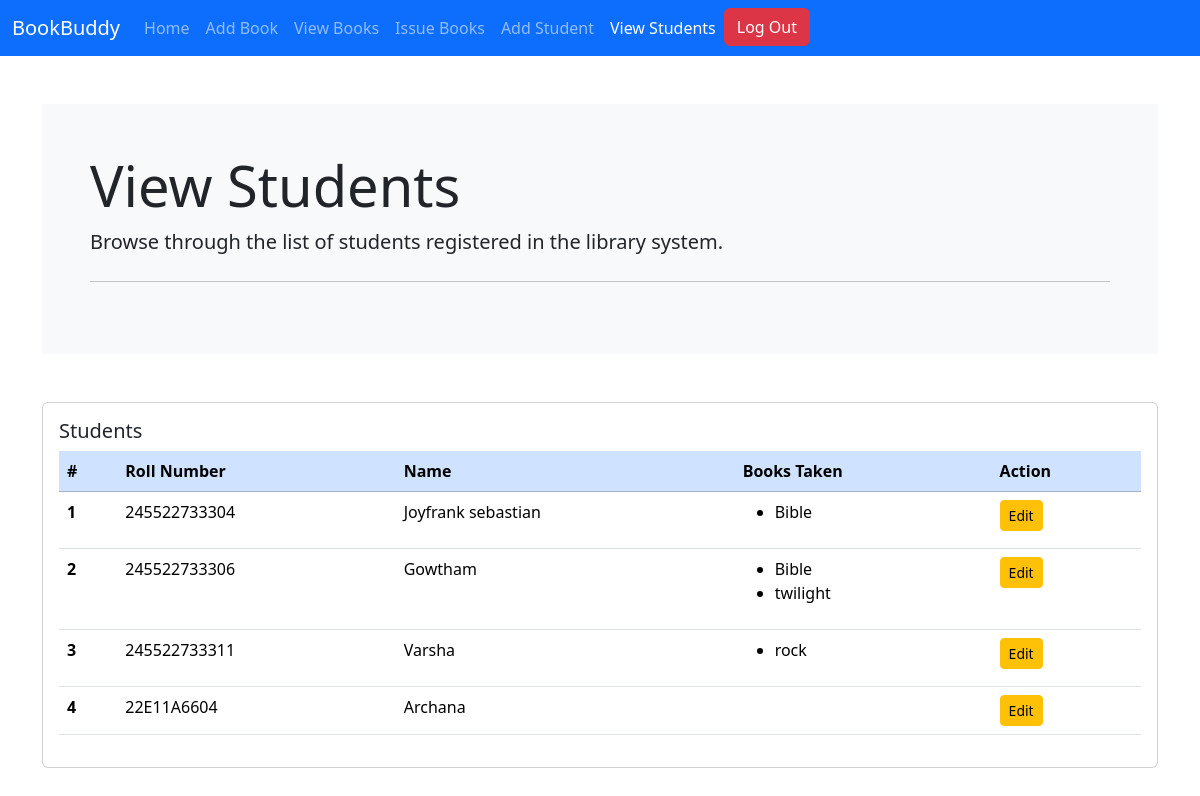
/viewstudents/ (signed in), run on an earlier commit of the app's database.
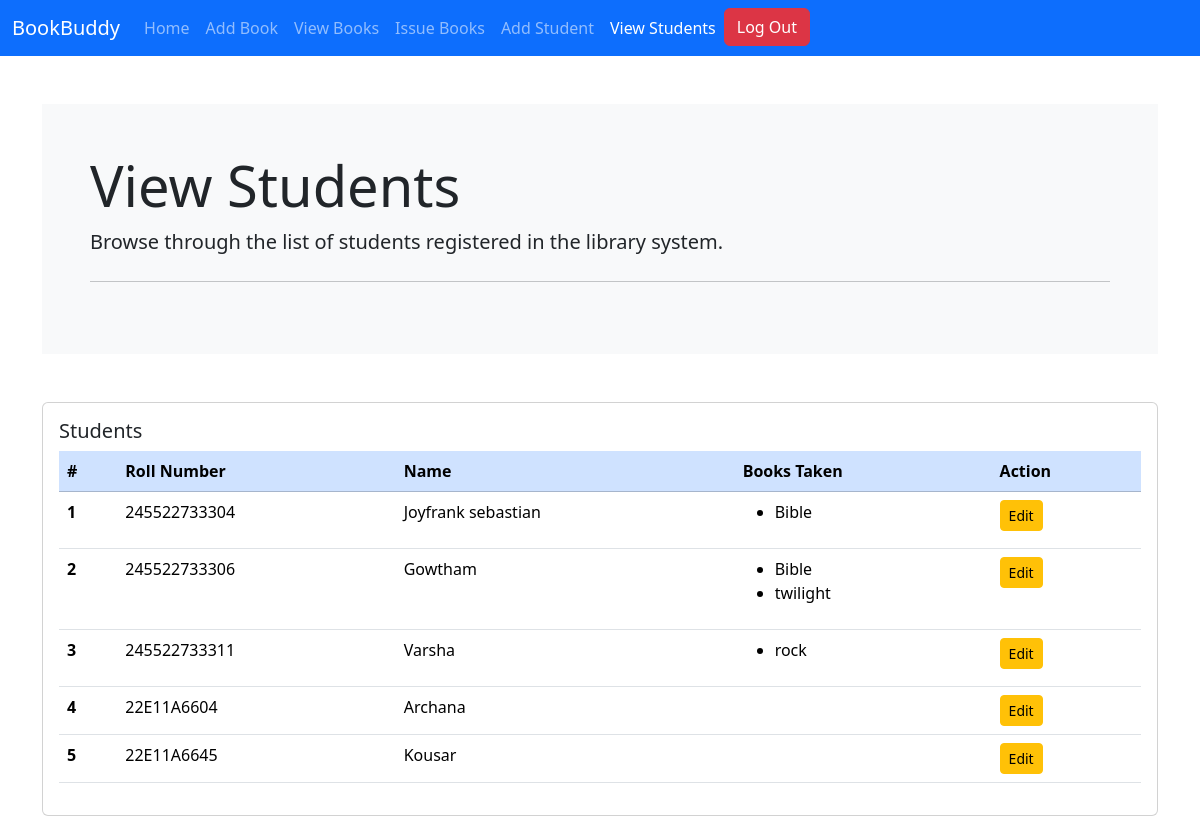
And on a later commit of the database.
### LMS/models.py (models this page shows, shortened)
class Student(models.Model):
    roll_number = models.CharField(max_length=20, unique=True)
    name = models.CharField(max_length=100)
    books_taken = models.ManyToManyField('Book', blank=True, related_name='students_taken')

class Book(models.Model):
    title = models.CharField(max_length=100)
    author = models.CharField(max_length=100)
    isbn = models.CharField(max_length=100)
    price = models.IntegerField()
    borrowed_by = models.ManyToManyField(Student, blank=True, related_name='books_borrowed')

### LMS/views.py (the view)
# urls.py: path('viewstudents/', view_students, name='view_students'),
@login_required
def view_students(request):
    students = Student.objects.all()
    return render(request, 'viewstudents.html', {'students': students})

### templates/viewstudents.html (shortened to what this page needs)
<!doctype html>
<html lang="en">
  <head>
    <link href="https://cdn.jsdelivr.net/npm/bootstrap@5.3.3/dist/css/bootstrap.min.css" rel="stylesheet">
  </head>
  <body>
    <nav class="navbar navbar-expand-lg bg-primary" data-bs-theme="dark">
      <div class="container-fluid">
        <a class="navbar-brand" href="/">BookBuddy</a>
        <div class="collapse navbar-collapse" id="navbarNavDropdown">
          <ul class="navbar-nav">
            <li class="nav-item">
              <a class="nav-link" aria-current="page" href="/">Home</a>
            </li>
            <li class="nav-item">
              <a class="nav-link" href="/addbook">Add Book</a>
            </li>
            <li class="nav-item">
              <a class="nav-link" href="/viewbooks">View Books</a>
            </li>
            <li class="nav-item">
              <a class="nav-link" href="/issuebooks">Issue Books</a>
            </li>
            <li class="nav-item">
              <a class="nav-link" href="/addstudent">Add Student</a>
            </li>
            <li class="nav-item">
              <a class="nav-link active" href="/viewstudents">View Students</a>
            </li>
<li class="nav-item">
    <li class="nav-item">
    <button type="button" class="btn btn-danger" onclick="window.location.href='{% url 'logout' %}';">Log Out</button>
</li>
</li>
          </ul>
        </div>
      </div>
    </nav>
    <div class="container mt-5">
      <div class="jumbotron bg-light p-5">
        <h1 class="display-4">View Students</h1>
        <p class="lead">Browse through the list of students registered in the library system.</p>
        <hr class="my-4">
      </div>
      <div class="card mt-5">
        <div class="card-body">
          <h5 class="card-title">Students</h5>
          <table class="table table-hover">
            <thead class="table-primary">
              <tr>
                <th scope="col">#</th>
                <th scope="col">Roll Number</th>
                <th scope="col">Name</th>
                <th scope="col">Books Taken</th>
                <th scope="col">Action</th>
              </tr>
            </thead>
            <tbody>
              {% for student in students %}
                <tr>
                  <th scope="row">{{ forloop.counter }}</th>
                  <td>{{ student.roll_number }}</td>
                  <td>{{ student.name }}</td>
                  <td>
                    <ul>
                      {% for book in student.books_taken.all %}
                        <li>{{ book.title }}</li>
                      {% endfor %}
                    </ul>
                  </td>
                  <td>
                    <a href="{% url 'edit_student' student.roll_number %}" class="btn btn-sm btn-warning">Edit</a>
                  </td>
                </tr>
              {% endfor %}
            </tbody>
          </table>
        </div>
      </div>
    </div>
  </body>
</html>

What changed in the data, as far as the page shows it:
added Student: roll_number "22E11A6645", name "Kousar"
